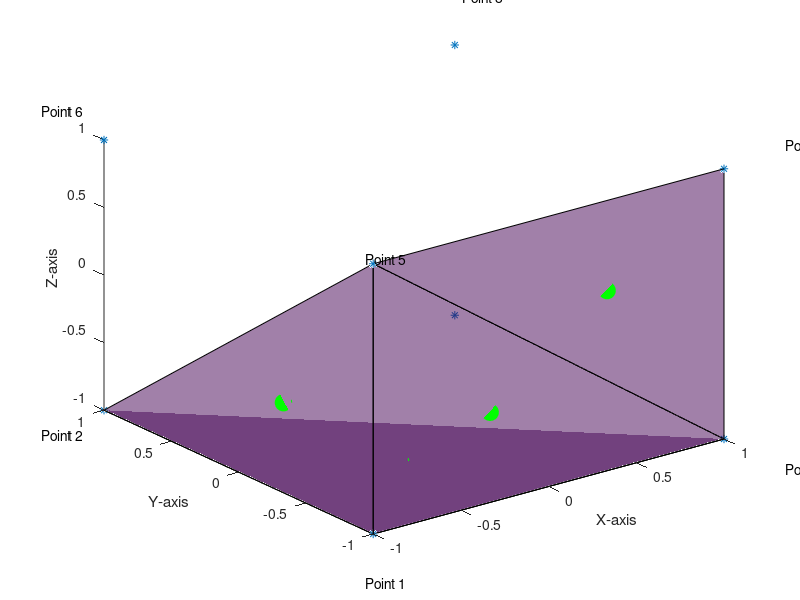

Here is the MATLAB script that generated this plot: (Note: this script raises an error after producing the figure.)
%% Generate dummy data

d = [-1 1];
[x,y,z] = meshgrid(d,d,d); % a cube
x = x(:);
y = y(:);
z = z(:);

currentVert    = [x,y,z];
[numVertex, ~] = size(currentVert);

facets = ...
  [1,2,3; ...
   3,5,7; ...
   1,5,3; ...
   1,5,2; ...
  ];

[numFacets, ~] = size(facets);

numCartoPoints = 2;
idxPoints      = randi(max(numVertex), [1, numCartoPoints]);
cartoPoints    = currentVert(idxPoints, :) + 0.85*rand(numCartoPoints, 3);

%%

figure
plot3(x,y,z, '*')

meshCentroid = mean(currentVert, 1);

hold on, 
trisurf(facets, x,y,z, ...
        'facealpha' , 0.5 )

hold on
plot3(meshCentroid(1),meshCentroid(2),meshCentroid(3), 'r*')
xlabel('X-axis')
ylabel('Y-axis')
zlabel('Z-axis')

meshCentroid = mean(currentVert, 1);

deltaText = 0.2;

for i=1:numel(x)
    
    thisVert = [x(i), y(i), z(i)];
    currentDirection = sign(thisVert-meshCentroid);
    textPosition     = (deltaText*currentDirection)+thisVert;

    text(textPosition(1), textPosition(2), textPosition(3), ...
        sprintf('Point %d', i));
    
end


%% Get the barycenter
facetCentroid  = zeros(numFacets, 3); 

for idx=1:numFacets
  
  idxV1 = facets(idx, 1);
  idxV2 = facets(idx, 2);
  idxV3 = facets(idx, 3);

  v1 = currentVert(idxV1, :);
  v2 = currentVert(idxV2, :);
  v3 = currentVert(idxV3, :);

  facetPosition = [v1;v2;v3];

  facetCentroid(idx, :) = ...
    mean(facetPosition, 1);

end

%% plot the barycenter

hold on
plot3(facetCentroid(:, 1),facetCentroid(:, 2),facetCentroid(:, 3), ...
  'go', 'MarkerSize', 12, 'MarkerFaceColor', 'g')


%% Get colourmap

% Help plotting by getting the duple (point, colour) for every point
newFig = figure(); 
cMap   = colormap('lines'); 
close(newFig);
numColours = length(cMap);
allColours = repmat(cMap, ceil(numCartoPoints/numColours), 1);

pointsColour = allColours(1:numCartoPoints, :);

%% Get the minimum distance between carto points and barycenter
distPoint2PointSet = ...
    @(pointSet, point) sqrt(sum(bsxfun(@minus, pointSet, point).^2, 2));
  
closestDataPoint = zeros(1, numFacets);
closestPointDist = zeros(1, numFacets);
facetColours     = zeros(numFacets, 3);

% index colours to speed the loop up 
coloursIndexed = zeros(numCartoPoints, 3);
coloursIndexed(1:numCartoPoints, :) = pointsColour;  

for faceIDx = 1:numFacets
[pointFacetDist, pointIdx] = ...
    min(distPoint2PointSet(cartoPoints, facetCentroid(faceIDx,:)));
  closestDataPoint(faceIDx)  = cartoPoints(pointIdx);
  closestPointDist(faceIDx)  = pointFacetDist;
  facetColours(faceIDx, :)   = coloursIndexed(pointIdx, :);
end

%% Generate figure
figureLeft,

% plot carto points
plot3(cartoPoints(:, 1), cartoPoints(:, 2), cartoPoints(:, 3), ...
    'o', 'MarkerSize' , 12, ...
    'MarkerFaceColor',[.49 1 .63]);

% plot mesh
hold on,

patch('Faces'          , currentFaces, ...
      'Vertices'       , currentVert , ...
      'FaceVertexCData', facetColours, ...
      'FaceColor'      , 'flat'      , ...
      'facealpha'      , 0.8         , ...      
      'CDataMapping'   , 'direct');